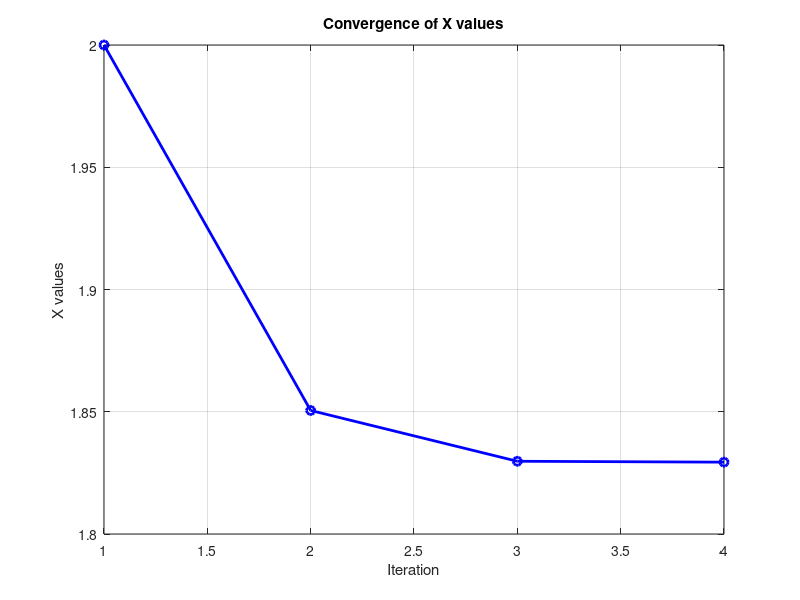
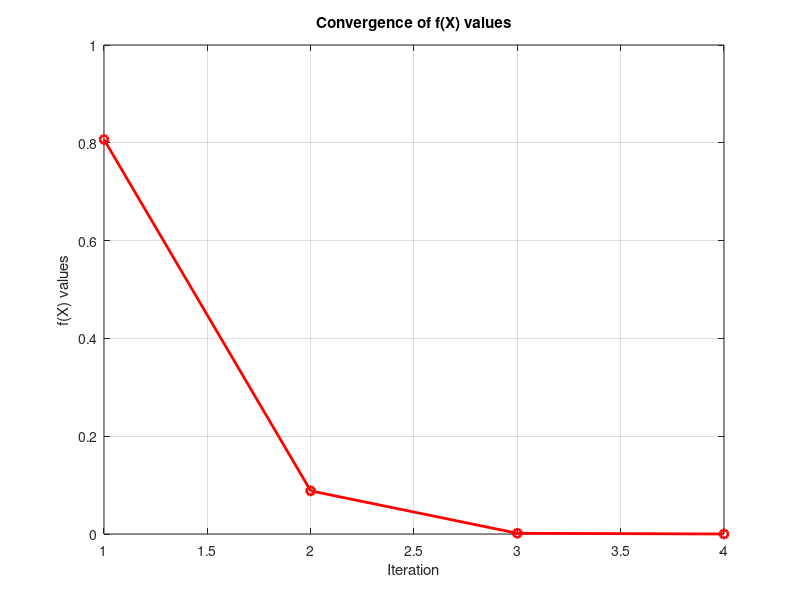
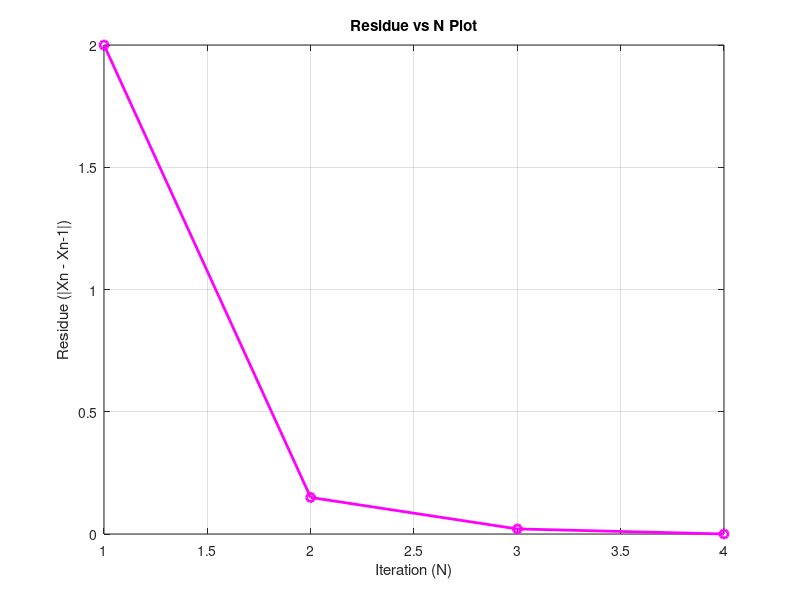
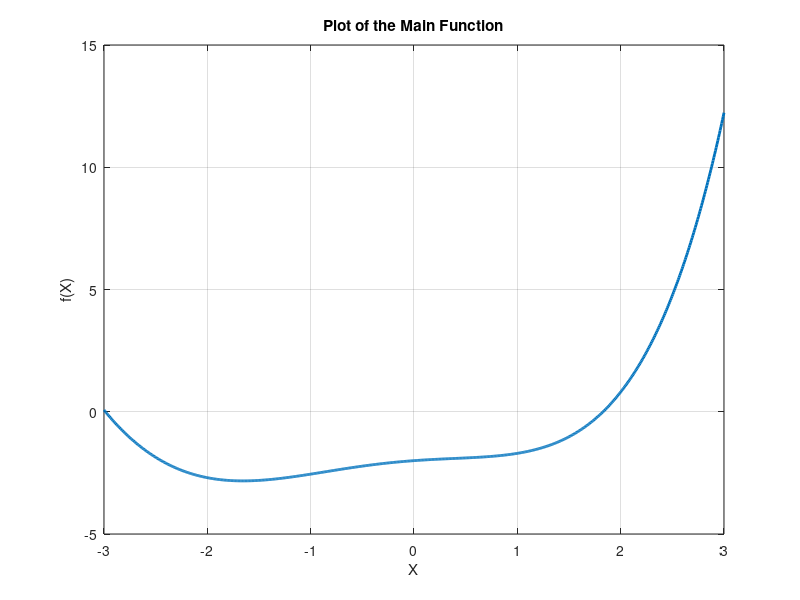

Reproduce these figures in MATLAB, in order.
fq3a = @(x) exp(x)+2^(-x)+2*cos(x)-6;
dfq3a= @(x) exp(x)-2*sin(x)- log(2)*(2^(-x));
epsilon = 1e-5;
Nmax=10000;
x= 2;
d=1;
solution = fzero(fq3a,2);


fprintf("Below Values are up to 8 decimal places\n");
fprintf("Iteration\tX\t\tf(x)\t\tActual Solution\t\tAbsolute Error\t\tResidue\n");

% Initialize arrays to store iteration data for plotting
x_values = zeros(1, Nmax);
fx_values = zeros(1, Nmax);
absolute_errors = zeros(1, Nmax);

while d <= Nmax
    c = fq3a(x);
    dc = dfq3a(x);
    
    % Store values for plotting
    x_values(d) = x;
    fx_values(d) = c;

    if abs(c) <= epsilon
        fprintf("%d\t\t%.8f\t%.8f\t%.8f\t%.8f\t\t%.8f\n", d, x, c, solution, abs(x -solution),abs(x-x_values(d-1)));
        fprintf("Approximate Solution comes out to be %.8f\n", x);
        break;
    end
    
    if(d==1)
        fprintf("%d\t\t%.8f\t%.8f\t%.8f\t%.8f\t\t%.8f\n", d, x, c, solution, abs(x -solution),abs(x));
        absolute_errors(d) = abs(x);
        x = x - c/dc;
        
    else

        fprintf("%d\t\t%.8f\t%.8f\t%.8f\t%.8f\t\t%.8f\n", d, x, c, solution, abs(x -solution),abs(x-x_values(d-1)));
        absolute_errors(d) = abs(x - x_values(d-1));
        x = x - c/dc;
       
    end

    d = d + 1;
end

if d == Nmax
    fprintf("For %d iterations, the solution does not converge up to the given error %f\n", Nmax, epsilon);
end

% Figure 1 Plotting the convergence of X values
figure;
plot(1:d, x_values(1:d), '-o', 'Color', 'b', 'LineWidth', 2);
title('Convergence of X values');
xlabel('Iteration');
ylabel('X values');
grid on;

% Figure 2 Plotting the convergence of f(X) values
figure;
plot(1:d, fx_values(1:d), '-o', 'Color', 'r', 'LineWidth', 2);
title('Convergence of f(X) values');
xlabel('Iteration');
ylabel('f(X) values');
grid on;

% Figure 3 Plotting the absolute error plot
figure;
plot(1:d, absolute_errors(1:d), '-o', 'Color', 'm', 'LineWidth', 2);
title('Residue vs N Plot');
xlabel('Iteration (N)');
ylabel('Residue (|Xn - Xn-1|)');
grid on;

% Figure 4 Plot of the main function
figure;
x = linspace(-3, 3, 800);
plot(x,exp(x)+2.^(-x)+2*cos(x)-6,'LineWidth', 2);
title('Plot of the Main Function');
xlabel('X');
ylabel('f(X)');
grid on;




